Frame 1 (no input): blank canvas, image omitted
Frame 60 (no input): blank canvas, image omitted
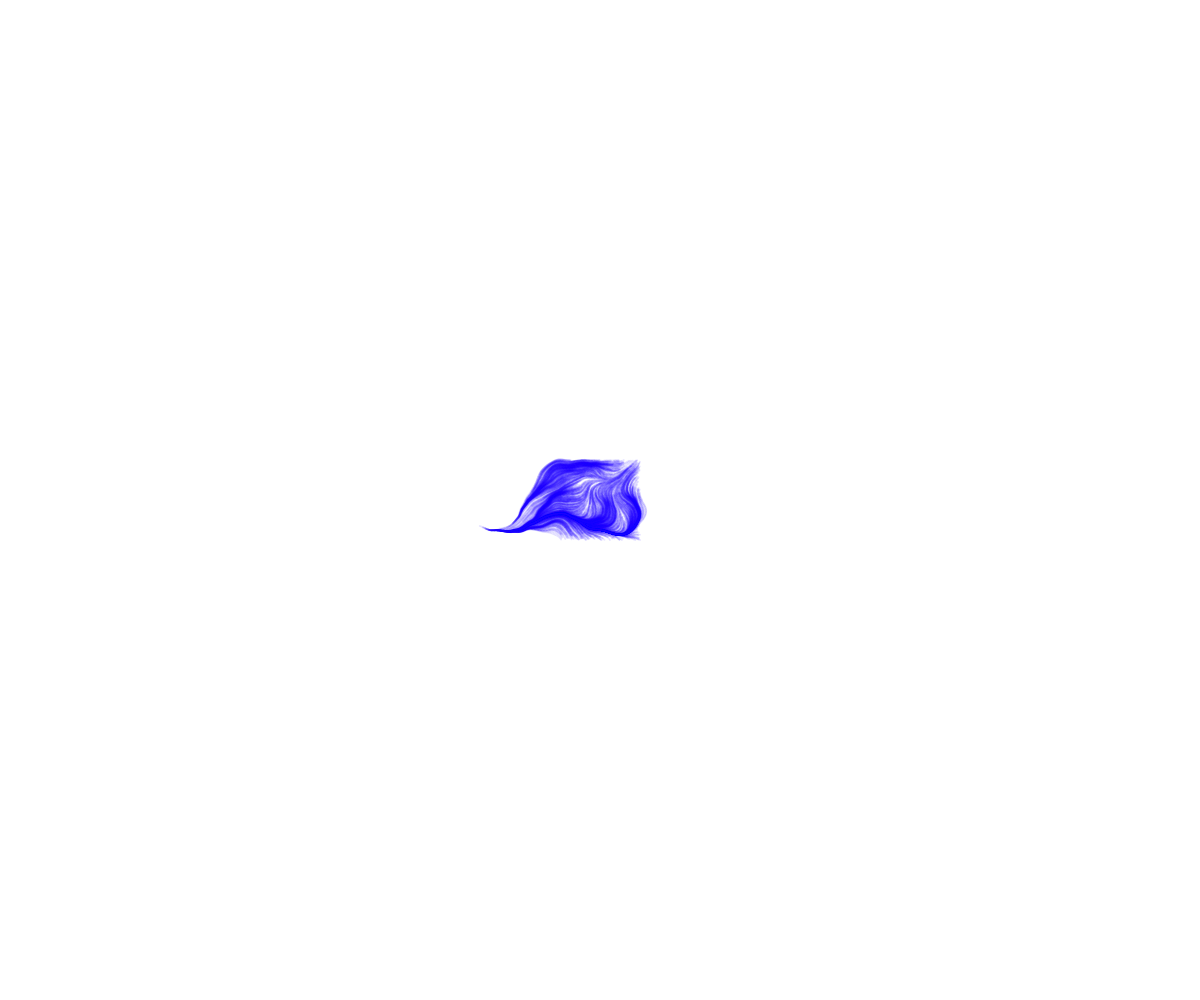
Frame 120 (the mouse pressed at the canvas centre since frame 60)

The p5.js sketch whose frames 1 and 60 were blank and that drew this single picture after the mouse press (run headless with seeded random() and noise() and a simulated clock; from frame 60 on, the mouse is pressed at the canvas centre):

// p5.js sketch
// ── sketch.js
// constants
let n_part_generated = 30;
let pos_rand_amp = 40;
let noise_scale = 0.02;

let particles = []

function setup() {
  createCanvas(windowWidth, windowHeight);
  angleMode(DEGREES);
  colorMode(HSB)
  background("white")
}

function draw() {

  // del outside particles
  particles = particles.filter(p => !p.is_out())

  // draw & update particles
  for (const particle of particles) {
    particle.draw()
    particle.update()
  }


  if (mouseIsPressed) {
    for (let i = 0; i < n_part_generated  ; i++) {
      particles.push(new Particle(
        x = mouseX + random(-pos_rand_amp,pos_rand_amp), 
        y = mouseY + random(-pos_rand_amp,pos_rand_amp),
        hue = map(noise(mouseX, mouseY) * 360, 50, 250, 210, 270)
      ))
    }
  }
}


class Particle {

  constructor(
    x=null, 
    y=null, 
    hue=200, 
    ) {
    
    this.x = x;
    this.y = y;
    this.hue = hue;

    this.speed = 1.5;
    this.dim = 2;
    this.alpha = 0.1;
  }

  draw() {
    noStroke()
    fill(color(this.hue, 100, 100, this.alpha))
    circle(this.x, this.y, this.dim)
  }

  update() {
    let n = 360*noise(noise_scale * this.x,noise_scale * this.y);
    this.x += this.speed * cos(n);
    this.y += this.speed * sin(n)
  }

  is_out() {
    if (this.x < 0 || this.x > width || this.y < 0 || this.y > height) {
      return true;
    }
    return false;
  }
  
}
